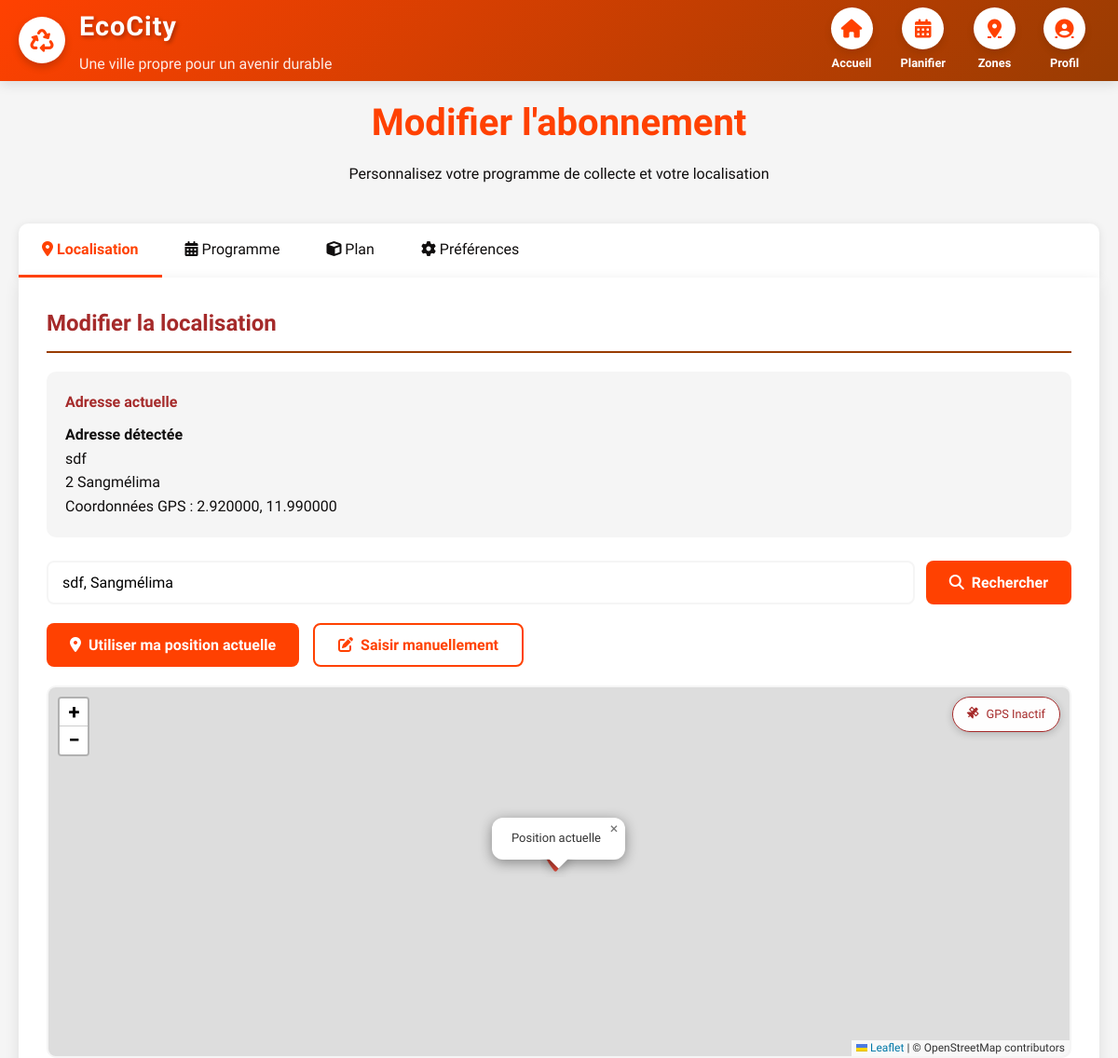
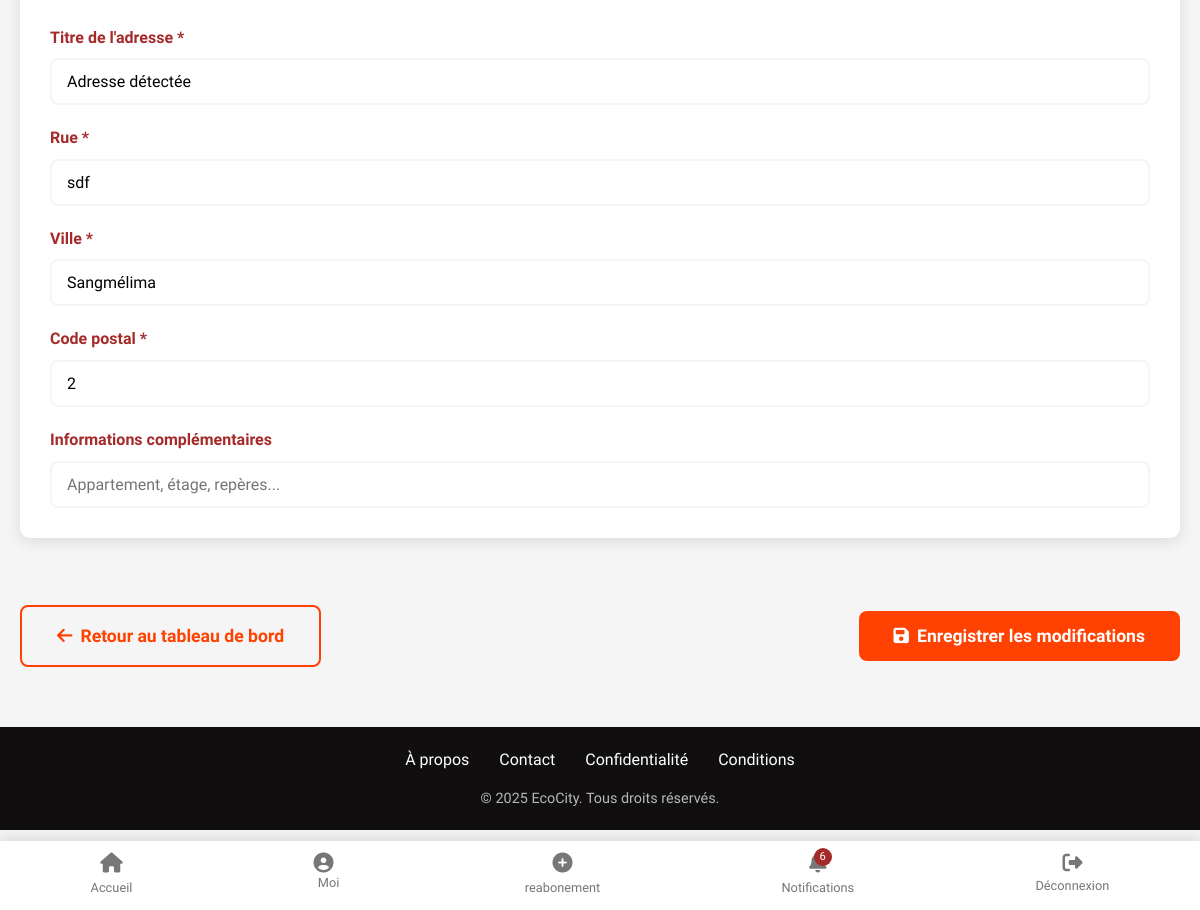
The page /abonnement/d31a73eb-c2f9-40c4-9a0e-b3a604ab972f/modifier/ (signed in) on the database its author committed (2 pictures, top to bottom).
### app/models.py (models this page shows, shortened)
class Subscription(models.Model):
    STATUS_CHOICES = (
        ('active', 'Actif'),
        ('inactive', 'Inactif'),
        ('suspended', 'Suspendu'),
        ('cancelled', 'Annulé'),
    )
    id = models.UUIDField(primary_key=True, default=uuid.uuid4, editable=False)
    user = models.ForeignKey(CustomUser, on_delete=models.CASCADE, related_name='subscriptions')
    address = models.ForeignKey(Address, on_delete=models.CASCADE, related_name='subscriptions')
    zone = models.ForeignKey(Zone, on_delete=models.SET_NULL, null=True, blank=True, related_name='subscriptions')
    plan = models.ForeignKey(SubscriptionPlan, on_delete=models.PROTECT)
    status = models.CharField(max_length=20, choices=STATUS_CHOICES, default='active')
    start_date = models.DateField(default=timezone.now)
    end_date = models.DateField(blank=True, null=True)
    custom_price = models.DecimalField(max_digits=10, decimal_places=2, blank=True, null=True)
    special_instructions = models.TextField(blank=True, verbose_name="Instructions spéciales")
    created_at = models.DateTimeField(auto_now_add=True)
    updated_at = models.DateTimeField(auto_now=True)
    class Meta:
        verbose_name = "Abonnement"
        verbose_name_plural = "Abonnements"
        indexes = [
            models.Index(fields=['status', 'start_date']),
            models.Index(fields=['user', 'status']),
        ]

class Address(models.Model):
    id = models.UUIDField(primary_key=True, default=uuid.uuid4, editable=False)
    user = models.ForeignKey(CustomUser, on_delete=models.CASCADE, related_name='addresses')
    title = models.CharField(max_length=100, verbose_name="Titre de l'adresse")
    street = models.CharField(max_length=255, verbose_name="Rue")
    city = models.CharField(max_length=100, verbose_name="Ville")
    postal_code = models.CharField(max_length=20, verbose_name="Code postal")
    country = models.CharField(max_length=100, verbose_name="Pays", default="France")
    zone = models.ForeignKey(Zone, on_delete=models.SET_NULL, null=True, blank=True, related_name='adresses', verbose_name="Zone géographique")
    latitude = models.DecimalField(max_digits=14, decimal_places=10, blank=True, null=True)
    longitude = models.DecimalField(max_digits=14, decimal_places=10, blank=True, null=True)
    is_primary = models.BooleanField(default=False)
    created_at = models.DateTimeField(auto_now_add=True)
    lien = models.URLField(blank=True, verbose_name="Lien Google Maps")
    class Meta:
        verbose_name = "Adresse"
        verbose_name_plural = "Adresses"
        ordering = ['-is_primary', 'created_at']

### app/views.py (the view)
# urls.py: path('abonnement/<uuid:subscription_id>/modifier/', views.edit_subscription, name='edit_subscription'),
@login_required(login_url='login')
def edit_subscription(request, subscription_id):
    subscription = get_object_or_404(
        Subscription,
        id=subscription_id,
        user=request.user
    )
    current_days = [sd.day for sd in subscription.collection_days.all()]
    context = {
        'subscription': subscription,
        'days': CollectionDay.objects.all(),
        'current_days': current_days,
        'available_plans': SubscriptionPlan.objects.filter(is_active=True),
        'time_slots': ['08:00', '10:00', '14:00', '16:00'],
        'current_time_slot': subscription.collection_days.first().time_slot if subscription.collection_days.exists() else '08:00'
    }
    return render(request, 'edit_subscription.html', context)

### app/templates/edit_subscription.html (shortened to what this page needs)
{% extends "base.html" %}
{% load static %}
{% block content %}
<div class="edit-subscription-container">
    <div class="edit-header">
        <h1>Modifier l'abonnement</h1>
        <p>Personnalisez votre programme de collecte et votre localisation</p>
    </div>
    <div class="edit-tabs">
        <div class="tab active" data-tab="location">
            <i class="fas fa-map-marker-alt"></i> Localisation
        </div>
        <div class="tab" data-tab="schedule">
            <i class="fas fa-calendar-alt"></i> Programme
        </div>
        <div class="tab" data-tab="plan">
            <i class="fas fa-cube"></i> Plan
        </div>
        <div class="tab" data-tab="preferences">
            <i class="fas fa-cog"></i> Préférences
        </div>
    </div>
    <div class="tab-content">
        <div class="tab-pane active" id="location-tab">
            <h2 class="section-title">Modifier la localisation</h2>
            <div class="location-preview">
                <h4>Adresse actuelle</h4>
                <p><strong>{{ subscription.address.title }}</strong></p>
                <p>{{ subscription.address.street }}</p>
                <p>{{ subscription.address.postal_code }} {{ subscription.address.city }}</p>
                {% if subscription.address.latitude %}
                <p>Coordonnées GPS : {{ subscription.address.latitude|floatformat:6 }}, {{ subscription.address.longitude|floatformat:6 }}</p>
                {% endif %}
            </div>
            <div class="location-section">
                <div class="address-search">
                    <input type="text" id="addressSearch"
                           placeholder="Rechercher une nouvelle adresse..."
                           value="{{ subscription.address.street }}, {{ subscription.address.city }}">
                    <button class="btn btn-primary" id="searchAddress">
                        <i class="fas fa-search"></i> Rechercher
                    </button>
                </div>
                <div class="location-controls">
                    <button class="btn btn-primary" id="getLocation">
                        <i class="fas fa-map-marker-alt"></i> Utiliser ma position actuelle
                    </button>
                    <button class="btn btn-outline" id="manualLocation">
                        <i class="fas fa-edit"></i> Saisir manuellement
                    </button>
                </div>
                <div class="map-container">
                    <div class="gps-indicator inactive" id="gpsIndicator">
                    </div>
                    <div id="map"></div>
                </div>
                <form id="addressForm">
                    <div class="address-form">
                        <div class="form-group">
                            <label for="addressTitle">Titre de l'adresse *</label>
                            <input type="text" id="addressTitle" name="address_title"
                                   value="{{ subscription.address.title }}"
                                   placeholder="Ex: Maison, Bureau..." required>
                        </div>
                        <div class="form-group">
                            <label for="street">Rue *</label>
                            <input type="text" id="street" name="street"
                                   value="{{ subscription.address.street }}"
                                   placeholder="Nom de la rue" required>
                        </div>
                        <div class="form-group">
                            <label for="city">Ville *</label>
                            <input type="text" id="city" name="city"
                                   value="{{ subscription.address.city }}"
                                   placeholder="Ville" required>
                        </div>
                        <div class="form-group">
                            <label for="postalCode">Code postal *</label>
                            <input type="text" id="postalCode" name="postal_code"
                                   value="{{ subscription.address.postal_code }}"
                                   placeholder="Code postal" required>
                        </div>
                        <div class="form-group">
                            <label for="additionalInfo">Informations complémentaires</label>
                            <input type="text" id="additionalInfo" name="additional_info"
                                   placeholder="Appartement, étage, repères...">
                        </div>
                    </div>
                </form>
            </div>
        </div>
    </div>
    <div class="form-actions">
        <a href="{% url 'subscriptions_dashboard' %}" class="btn btn-outline btn-large">
            <i class="fas fa-arrow-left"></i> Retour au tableau de bord
        </a>
        <div style="display: flex; gap: 15px;">
            <button type="button" id="saveChanges" class="btn btn-primary btn-large">
                <i class="fas fa-save"></i> Enregistrer les modifications
            </button>
        </div>
    </div>
</div>
{% endblock %}
{% block extra_js %}
<link rel="stylesheet" href="https://unpkg.com/leaflet@1.7.1/dist/leaflet.css" />
{% endblock %}

### app/templates/base.html (style rules this page uses)
:root { --orange-cosmique: #ff4101; --jaune-dore: #993c02; --rouge-poupre: #A52A2A; --blanc: #FFFFFF; --noir: #100e0e; --gris-clair: #F5F5F5; --gris-fonce: #777777; }
* { margin: 0; padding: 0; box-sizing: border-box; font-family: 'Afacad', sans-serif; }
body { background-color: var(--gris-clair); color: var(--noir); line-height: 1.6; padding-bottom: 80px; }

### app/templates/edit_subscription.html (style rules this page uses)
.edit-subscription-container { max-width: 1200px; margin: 0 auto; padding: 20px; }
.edit-header { text-align: center; margin-bottom: 40px; }
.edit-header h1 { color: var(--orange-cosmique); font-size: 2.5rem; margin-bottom: 10px; }
.edit-tabs { display: flex; background: var(--blanc); border-radius: 10px 10px 0 0; overflow-x: auto; box-shadow: 0 2px 10px rgba(0,0,0,0.1); }
.tab { padding: 15px 25px; cursor: pointer; border-bottom: 3px solid transparent; white-space: nowrap; transition: all 0.3s ease; }
.tab.active { border-bottom-color: var(--orange-cosmique); color: var(--orange-cosmique); font-weight: 600; }
.tab-content { background: var(--blanc); padding: 30px; border-radius: 0 0 10px 10px; box-shadow: 0 4px 15px rgba(0,0,0,0.1); margin-bottom: 30px; }
.tab-pane { display: none; }
.tab-pane.active { display: block; animation: fadeIn 0.5s ease-in-out; }
.section-title { color: var(--rouge-poupre); margin-bottom: 20px; font-size: 1.5rem; border-bottom: 2px solid var(--jaune-dore); padding-bottom: 10px; }
.location-preview { background: var(--gris-clair); padding: 20px; border-radius: 10px; margin-bottom: 25px; }
.location-preview h4 { color: var(--rouge-poupre); margin-bottom: 10px; }
.map-container { height: 400px; background: var(--gris-clair); border-radius: 10px; margin-bottom: 20px; overflow: hidden; position: relative; border: 2px solid var(--gris-clair); }
#map { width: 100%; height: 100%; }
.gps-indicator { position: absolute; top: 10px; right: 10px; background: rgba(255, 255, 255, 0.95); padding: 8px 15px; border-radius: 20px; font-size: 0.8rem; display: flex; align-items: center; gap: 8px; z-index: 1000; box-shadow: 0 2px 8px rgba(0,0,0,0.2); backdrop-filter: blur(10px); }
.gps-indicator.inactive { color: var(--rouge-poupre); border: 1px solid var(--rouge-poupre); }
.location-controls { display: flex; gap: 15px; margin-bottom: 20px; flex-wrap: wrap; }
.address-search { display: flex; gap: 12px; margin-bottom: 20px; }
.address-search input { flex: 1; padding: 12px 15px; border: 2px solid var(--gris-clair); border-radius: 8px; font-size: 1rem; transition: border-color 0.3s ease; }
.address-form { display: grid; gap: 20px; margin-top: 25px; }
.form-group { display: flex; flex-direction: column; }
.form-group label { margin-bottom: 8px; font-weight: 600; color: var(--rouge-poupre); }
.form-group input, .form-group textarea, .form-group select { padding: 12px 15px; border: 2px solid var(--gris-clair); border-radius: 8px; font-size: 1rem; transition: all 0.3s ease; }
.form-actions { display: flex; justify-content: space-between; align-items: center; margin-top: 40px; padding-top: 25px; border-top: 2px solid var(--gris-clair); }
.btn { padding: 12px 25px; border: none; border-radius: 8px; cursor: pointer; font-weight: 600; transition: all 0.3s ease; display: inline-flex; align-items: center; gap: 8px; text-decoration: none; font-size: 1rem; }
.btn-primary { background: var(--orange-cosmique); color: var(--blanc); }
.btn-outline { background: transparent; border: 2px solid var(--orange-cosmique); color: var(--orange-cosmique); }
.btn-large { padding: 15px 35px; font-size: 1.1rem; }

### rows shown on the page
Subscription: address "Adresse détectée", address.street "sdf", address.postal_code "2", address.city "Sangmélima", address.latitude "2.920000", address.longitude "11.990000", address.street "sdf, Sangmélima", address_title "Adresse détectée", street "sdf", city "Sangmélima", postal_code "2"
